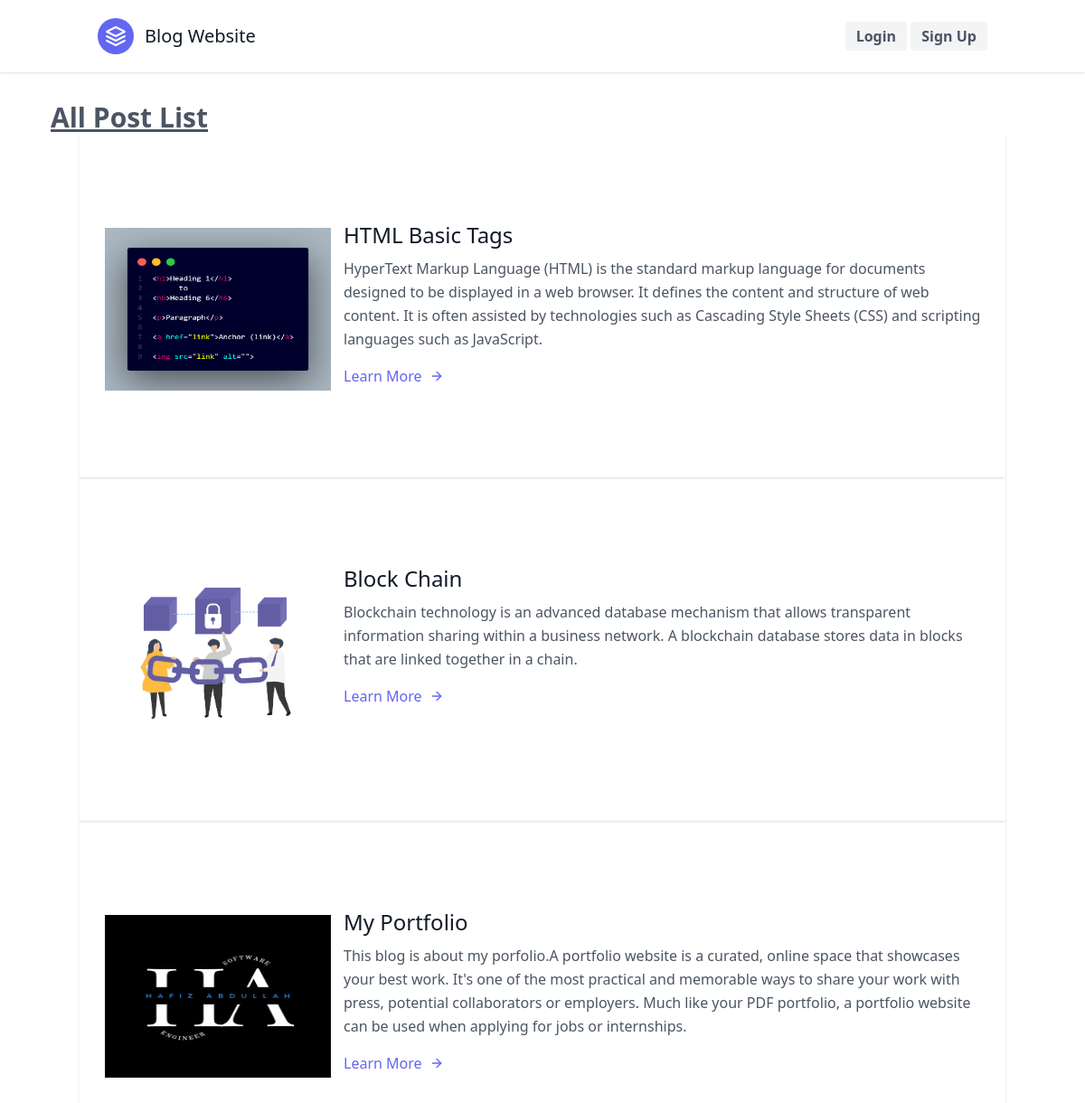
The page / on the database its author committed.
### blogapp/models.py (models this page shows, shortened)
class Post(models.Model):
    title = models.CharField(max_length=200)
    image = models.ImageField(upload_to='images/')
    description = models.TextField()
    author = models.ForeignKey(User, on_delete=models.CASCADE)
    created_at = models.DateTimeField(auto_now_add=True)

### blogapp/views.py (the view)
# urls.py: path('', post_list, name="home"),
def post_list(request):
    posts = Post.objects.all()
    return render(request, 'index.html', {'posts': posts})

### blogapp/templates/index.html (shortened to what this page needs)
<!DOCTYPE html>
<html>
  <head>
    <script src="https://cdn.tailwindcss.com"></script>
  </head>
  <body>
    <header class="text-gray-600 body-font shadow">
      <div
        class="container mx-auto flex flex-wrap p-5 flex-col md:flex-row items-center justify-between"
      >
        <a
          class="flex title-font font-medium items-center text-gray-900 mb-4 md:mb-0"
        >
          <svg
            xmlns="http://www.w3.org/2000/svg"
            fill="none"
            stroke="currentColor"
            stroke-linecap="round"
            stroke-linejoin="round"
            stroke-width="2"
            class="w-10 h-10 text-white p-2 bg-indigo-500 rounded-full"
            viewBox="0 0 24 24"
          >
            <path
              d="M12 2L2 7l10 5 10-5-10-5zM2 17l10 5 10-5M2 12l10 5 10-5"
            ></path>
          </svg>
          <span class="ml-3 text-xl">Blog Website</span>
        </a>
        {%if request.user.is_authenticated%}
        <div>
          <a href="{% url 'blog_create' %}">
            <button
              class="inline-flex items-center bg-gray-100 border-0 py-1 px-3 focus:outline-none hover:bg-gray-200 rounded text-base mt-4 md:mt-0 font-semibold"
            >
              Create Blog
            </button>
          </a>
          <a href="{% url 'logout' %}">
            <button
              class="inline-flex items-center bg-gray-100 border-0 py-1 px-3 focus:outline-none hover:bg-gray-200 rounded text-base mt-4 md:mt-0 font-semibold"
            >
              Logout
            </button>
          </a>
        </div>
        {%else%}
        <div>
          <a href="{% url 'login' %}">
            <button
              class="inline-flex items-center bg-gray-100 border-0 py-1 px-3 focus:outline-none hover:bg-gray-200 rounded text-base mt-4 md:mt-0 font-semibold"
            >
              Login
            </button>
          </a>
          <a href="{% url 'signup' %}">
            <button
              class="inline-flex items-center bg-gray-100 border-0 py-1 px-3 focus:outline-none hover:bg-gray-200 rounded text-base mt-4 md:mt-0 font-semibold"
            >
              Sign Up
            </button>
          </a>
        </div>
        {%endif%}
      </div>
    </header>
    <section class="text-gray-600 body-font overflow-hidden">
      <h1 class="text-3xl font-bold mt-8 ml-14 underline">All Post List</h1>
      {% if posts %} {% for post in posts %}
      <div class="container px-5 py-24 mx-auto shadow">
        <div class="-my-8 divide-y-2 divide-gray-100">
          <div class="py-8 flex flex-wrap md:flex-nowrap">
            <div class="md:w-64 md:mb-0 mb-6 flex-shrink-0 flex flex-col m-2">
              <img
                src="{{ post.image.url }}"
                alt="{{ post.title }}"
                width="250px"
                style="max-height: 180px"
              />
            </div>
            <div class="md:flex-grow">
              <h2 class="text-2xl font-medium text-gray-900 title-font mb-2">
                {{ post.title }}
              </h2>
              <p class="leading-relaxed">{{ post.description }}</p>
              <div class="flex justify-between items-center">
                <a
                  href="{% url 'post_detail' id=post.id %}"
                  class="text-indigo-500 inline-flex items-center mt-4"
                  >Learn More
                  <svg
                    class="w-4 h-4 ml-2"
                    viewBox="0 0 24 24"
                    stroke="currentColor"
                    stroke-width="2"
                    fill="none"
                    stroke-linecap="round"
                    stroke-linejoin="round"
                  >
                    <path d="M5 12h14"></path>
                    <path d="M12 5l7 7-7 7"></path>
                  </svg>
                </a>
              </div>
            </div>
          </div>
        </div>
      </div>
      {% endfor %} {% else %}
      <p class="text-lg font-semibold italic text-red-500 ml-12 mt-10">
        No posts found 😦.
      </p>
      {% endif %}
    </section>
  </body>
</html>

### rows shown on the page
Post: image (picture), title "HTML Basic Tags", description "HyperText Markup Language (HTML) is the standard markup language for documents designed to be displayed in a web browser. It defines the content and structure of web content. It is often assisted by technologies such as Cascading Style Sheets (CSS) and scripting languages such as JavaScript."
Post: image (picture), title "Block Chain", description "Blockchain technology is an advanced database mechanism that allows transparent information sharing within a business network. A blockchain database stores data in blocks that are linked together in a chain."
Post: image (picture), title "My Portfolio", description "This blog is about my porfolio.A portfolio website is a curated, online space that showcases your best work. It's one of the most practical and memorable ways to share your work with press, potential collaborators or employers. Much like your PDF portfolio, a portfolio website can be used when applying for jobs or internships."
